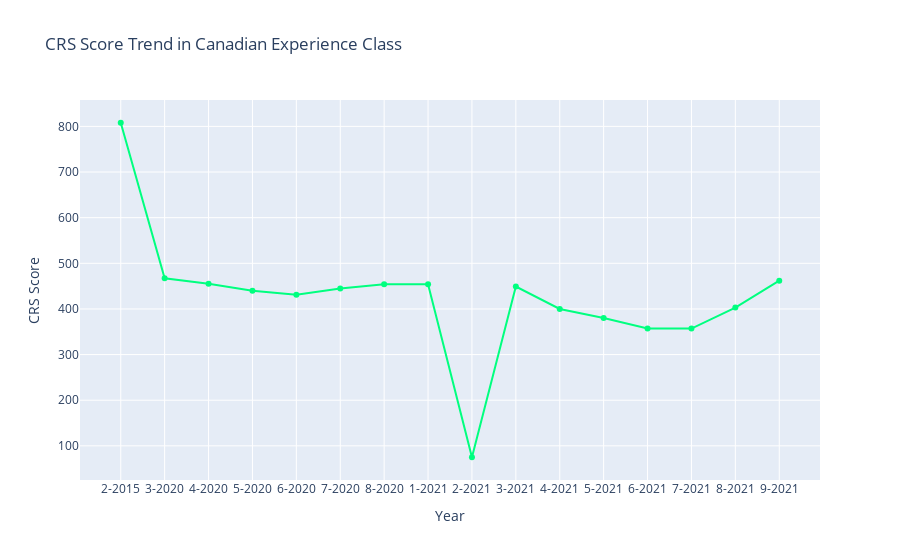

The code cell stored with this chart in its notebook:
### Code cell
cec_min_monthly = df_clean[df_clean['Draw_Category'] == 'Canadian Experience Class only'].groupby(['Year','Month'])['CRS'].min()
cec_min_monthly = cec_min_monthly.reset_index()
cec_min_monthly['Month_Year'] =  cec_min_monthly[['Year', 'Month']].apply(lambda x : f'{x[1]}-{x[0]}',axis=1) #.assign(day=1))
cec_min_monthly.rename(columns={'CRS':'CEC_CRS'},inplace=True)

# Create the line plot with markers and text
fig = go.Figure(data=[go.Scatter(
    x=cec_min_monthly['Month_Year'],
    y=cec_min_monthly['CEC_CRS'],
    mode='lines+markers+text',  # creates a line plot with markers and text
    #text=no_program_draws_min_monthly['CRS'],  # this will display the value at each marker
    textposition='top center', 
    marker_color='SpringGreen' # this will position the text above each marker
)])

# fig.add_trace(go.Scatter(x=monthly_trends['Month_Year_x'], y=monthly_trends['CEC_CRS'], mode='lines'))

fig.update_layout(title_text='CRS Score Trend in Canadian Experience Class',xaxis_title='Year',  # this will add a label to the x-axis
    yaxis_title='CRS Score')

fig.show()

### Figure 1 — Plotly figure (JSON) as saved in the notebook; plotly's stock layout.template omitted (floating-point values rounded to 4 significant figures)
{"data": [{"marker": {"color": "SpringGreen"}, "mode": "lines+markers+text", "textposition": "top center", "type": "scatter", "x": ["2-2015", "3-2020", "4-2020", "5-2020", "6-2020", "7-2020", "8-2020", "1-2021", "2-2021", "3-2021", "4-2021", "5-2021", "6-2021", "7-2021", "8-2021", "9-2021"], "y": [808, 467, 455, 440, 431, 445, 454, 454, 75, 449, 400, 380, 357, 357, 403, 462]}], "layout": {"title": {"text": "CRS Score Trend in Canadian Experience Class"}, "xaxis": {"title": {"text": "Year"}}, "yaxis": {"title": {"text": "CRS Score"}}}}
